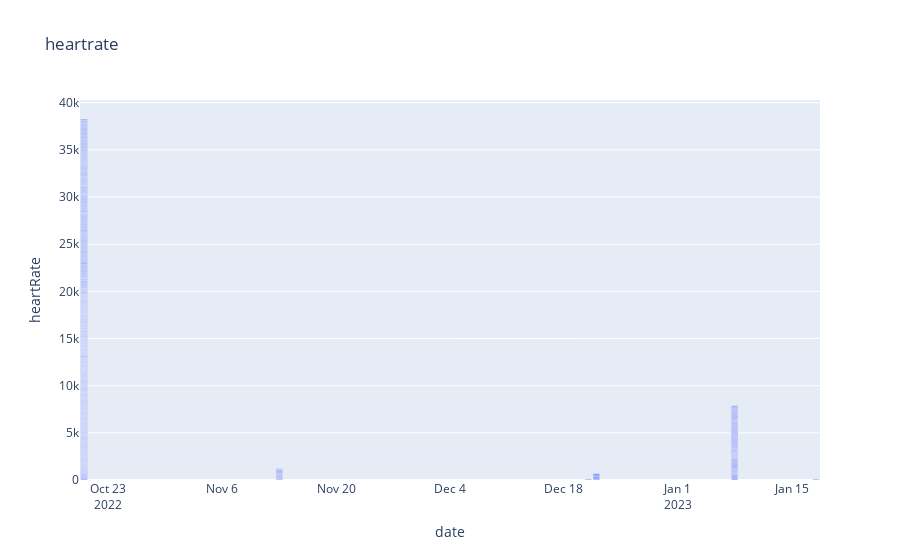

The notebook cell saved with this chart:
### Code cell
##Analysing heartrate over period

fig= px.bar(data_frame=heart, x="date", y="heartRate", title="heartrate")

fig.show()

### Figure 1 — Plotly figure (JSON) as saved in the notebook; plotly's stock layout.template omitted (floating-point values rounded to 4 significant figures; data arrays with more than 128 entries replaced by an {"elided": "..."} marker saying what was removed)
{"data": [{"alignmentgroup": "True", "hovertemplate": "date=%{x}<br>heartRate=%{y}<extra></extra>", "legendgroup": "", "marker": {"color": "#636efa", "pattern": {"shape": ""}}, "name": "", "offsetgroup": "", "orientation": "v", "showlegend": false, "textposition": "auto", "type": "bar", "x": {"elided": "742 str values"}, "xaxis": "x", "y": {"elided": "742 int values"}, "yaxis": "y"}], "layout": {"barmode": "relative", "legend": {"tracegroupgap": 0}, "title": {"text": "heartrate"}, "xaxis": {"anchor": "y", "domain": [0, 1], "title": {"text": "date"}}, "yaxis": {"anchor": "x", "domain": [0, 1], "title": {"text": "heartRate"}}}}
